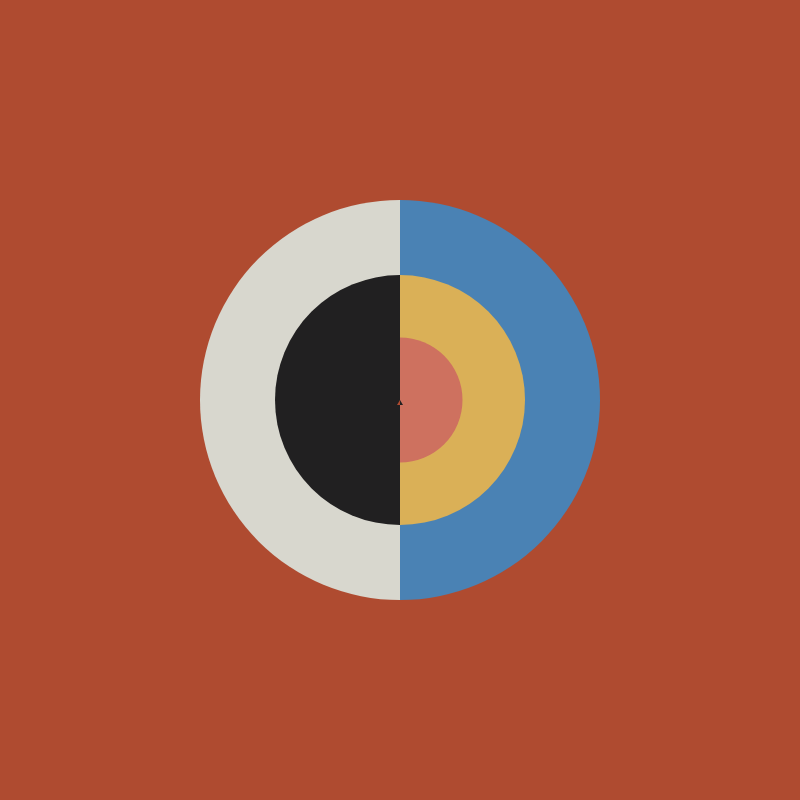
Frame 1 (no input)
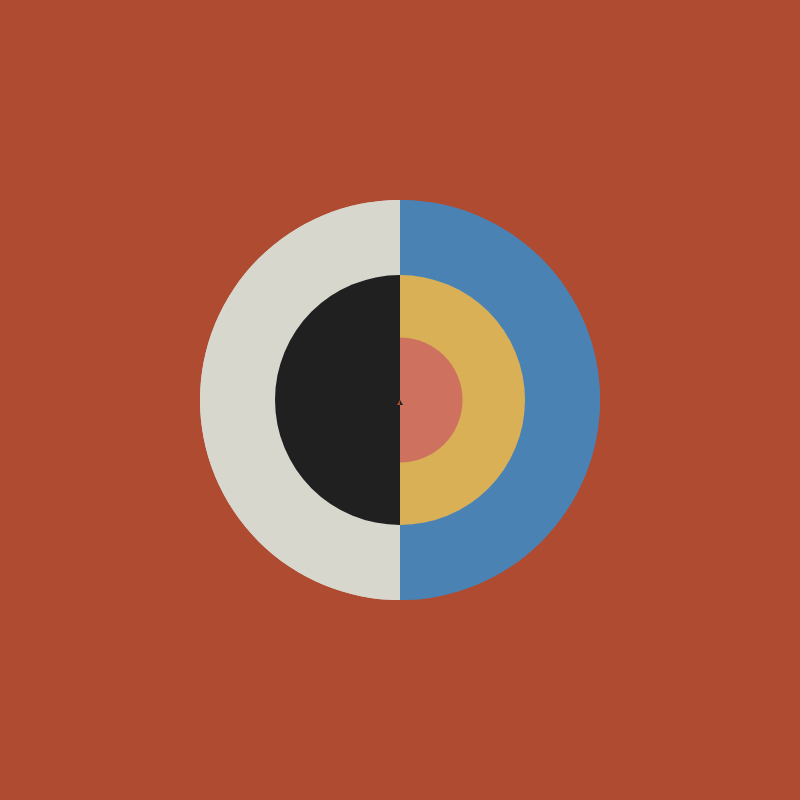
Frame 2 (the mouse pressed at the canvas centre, redrawn once)

The p5.js sketch that drew these frames (run headless with seeded random() and noise() and a simulated clock; the mouse was pressed at the canvas centre and the sketch redrawn once):

// p5.js sketch
// ── sketch.js
let R = (a = 1) => Math.random() * a;
let L = (x, y) => (x * x + y * y) ** 0.5; // Elements by Euclid 300 BC

const palette = ["#D8D7CE", "#DAB057", "#CE715F", "#AF4B30", "#212021", "#4A82B4"]

function draw_rect([x, y], w, h, c, a) {
    noStroke();
    fill(c[0], c[1], c[2], a);
    rect((x + 1) * width / 2, (y + 1) * width / 2, w, h);
}

function draw_circle([x, y], r, c, a) {
    // noStroke();
    // fill(c[0], c[1], c[2], a);
    stroke(c[0], c[1], c[2], a);
    circle((x + 1) * width / 2, (y + 1) * width / 2, r / 2);
}



function setup() {
    createCanvas(800, 800);
    angleMode(DEGREES);
    noLoop();
    background(palette[3]);

}

function draw() {
    noStroke();

    fill(palette[0]);
    arc(width / 2, height / 2, 400, 400, 90, -90);
    fill(palette[4]);
    arc(width / 2, height / 2, 250, 250, 90, -90);
    fill(palette[5]);
    arc(width / 2, height / 2, 400, 400, -90, 90);
    fill(palette[1]);
    arc(width / 2, height / 2, 250, 250, -90, 90);
    fill(palette[2]);
    arc(width / 2, height / 2, 125, 125, -90, 90);

    fill(palette[4]);
    triangle(width / 2, height / 2, width / 2 + 3, height / 2 + 5, width / 2, height / 2 + 5);

    fill(palette[3]);
    triangle(width / 2, height / 2, width / 2 - 3, height / 2 + 5, width / 2, height / 2 + 5);


}
